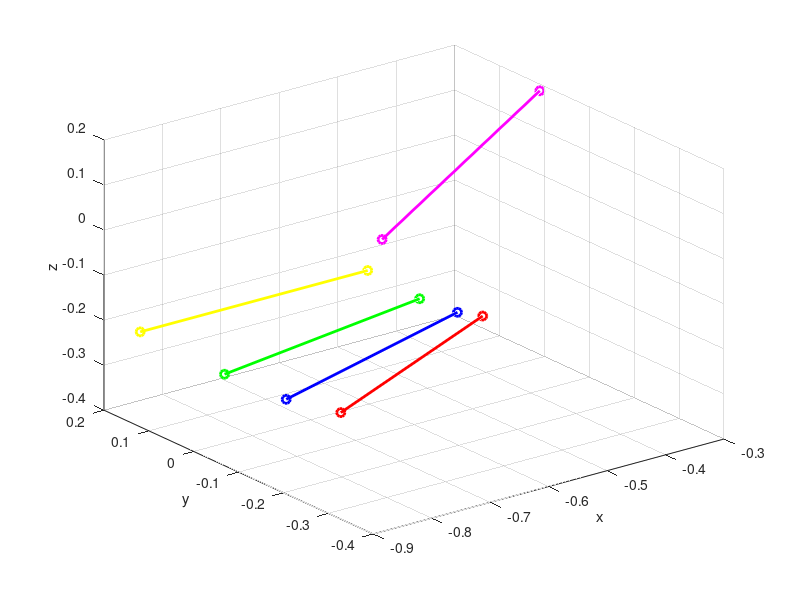

Write the MATLAB code that produced this figure.
clc;
% close all;
clear all;
%% WAM parameters
a = [0 0 0.045 -0.045 0 0 0];

alpha = [-pi/2 pi/2 -pi/2 pi/2 -pi/2 pi/2 0];

d = [0 0 0.55 0 0.3 0 0.060];
%% WAM angles test1:
SP = [-0.00555155	-1.8016	0.029511	2.70739	0.0265679	-0.265047	0.102334];
Ball_1 = [0.268227	-1.88044	-0.376619	0.228989	0.0876109	-0.10643	-0.134596];
Ball_2 = [0.183932	-1.89668	-0.154853	0.270322	-0.271847	-0.31502	0.0977104];
Ball_3 = [0.0494161	-1.89434	-0.151113	0.302024	-0.179571	-0.413779	-0.223162];
Ball_4 = [-0.193501	-1.89443	-0.151067	0.280804	0.486999	-0.320317	-0.121444];

O = [SP; Ball_1; Ball_2; Ball_3; Ball_4];

%% Create WAM struct and saving DH parameters

WAM = struct;
for j=1:5
    WAM(j).A1 = [cos(O(j,1)) sin(O(j,1))*cos(alpha(1)) sin(O(j,1))*sin(alpha(1)) a(1)*cos(O(j,1)); sin(O(j,1)) cos(O(j,1))*cos(alpha(1)) -cos(O(j,1))*sin(alpha(1)) a(1)*sin(O(j,1)); 0 sin(alpha(1)) cos(alpha(1)) d(1); 0 0 0 1];
    WAM(j).A2 = [cos(O(j,2)) sin(O(j,2))*cos(alpha(2)) sin(O(j,2))*sin(alpha(2)) a(2)*cos(O(j,2)); sin(O(j,2)) cos(O(j,2))*cos(alpha(2)) -cos(O(j,2))*sin(alpha(2)) a(2)*sin(O(j,2)); 0 sin(alpha(2)) cos(alpha(2)) d(2); 0 0 0 1];
    WAM(j).A3 = [cos(O(j,3)) sin(O(j,3))*cos(alpha(3)) sin(O(j,3))*sin(alpha(3)) a(3)*cos(O(j,3)); sin(O(j,3)) cos(O(j,3))*cos(alpha(3)) -cos(O(j,3))*sin(alpha(3)) a(3)*sin(O(j,3)); 0 sin(alpha(3)) cos(alpha(3)) d(3); 0 0 0 1];
    WAM(j).A4 = [cos(O(j,4)) sin(O(j,4))*cos(alpha(4)) sin(O(j,4))*sin(alpha(4)) a(4)*cos(O(j,4)); sin(O(j,4)) cos(O(j,4))*cos(alpha(4)) -cos(O(j,4))*sin(alpha(4)) a(4)*sin(O(j,4)); 0 sin(alpha(4)) cos(alpha(4)) d(4); 0 0 0 1];
    WAM(j).A5 = [cos(O(j,5)) sin(O(j,5))*cos(alpha(5)) sin(O(j,5))*sin(alpha(5)) a(5)*cos(O(j,5)); sin(O(j,5)) cos(O(j,5))*cos(alpha(5)) -cos(O(j,5))*sin(alpha(5)) a(5)*sin(O(j,5)); 0 sin(alpha(5)) cos(alpha(5)) d(5); 0 0 0 1];
    WAM(j).A6 = [cos(O(j,6)) sin(O(j,6))*cos(alpha(6)) sin(O(j,6))*sin(alpha(6)) a(6)*cos(O(j,6)); sin(O(j,6)) cos(O(j,6))*cos(alpha(6)) -cos(O(j,6))*sin(alpha(6)) a(6)*sin(O(j,6)); 0 sin(alpha(6)) cos(alpha(6)) d(6); 0 0 0 1];
    WAM(j).A7 = [cos(O(j,7)) sin(O(j,7))*cos(alpha(7)) sin(O(j,7))*sin(alpha(7)) a(7)*cos(O(j,7)); sin(O(j,7)) cos(O(j,7))*cos(alpha(7)) -cos(O(j,7))*sin(alpha(7)) a(7)*sin(O(j,7)); 0 sin(alpha(7)) cos(alpha(7)) d(7); 0 0 0 1];
end

for j=1:5
   WAM(j).DH4 = WAM(j).A1*WAM(j).A2*WAM(j).A3*WAM(j).A4;
   WAM(j).DH7 = WAM(j).A1*WAM(j).A2*WAM(j).A3*WAM(j).A4*WAM(j).A5*WAM(j).A6*WAM(j).A7;
end

figure (1)
plot3([WAM(1).DH4(1,4) WAM(1).DH7(1,4)],[WAM(1).DH4(2,4) WAM(1).DH7(2,4)],[WAM(1).DH4(3,4) WAM(1).DH7(3,4)],'mo-','LineWidth',2),xlabel('x'),ylabel('y'),zlabel('z')
hold on
grid on
plot3([WAM(2).DH4(1,4) WAM(2).DH7(1,4)],[WAM(2).DH4(2,4) WAM(2).DH7(2,4)],[WAM(2).DH4(3,4) WAM(2).DH7(3,4)],'ro-','LineWidth',2)
plot3([WAM(3).DH4(1,4) WAM(3).DH7(1,4)],[WAM(3).DH4(2,4) WAM(3).DH7(2,4)],[WAM(3).DH4(3,4) WAM(3).DH7(3,4)],'bo-','LineWidth',2)
plot3([WAM(4).DH4(1,4) WAM(4).DH7(1,4)],[WAM(4).DH4(2,4) WAM(4).DH7(2,4)],[WAM(4).DH4(3,4) WAM(4).DH7(3,4)],'go-','LineWidth',2)
plot3([WAM(5).DH4(1,4) WAM(5).DH7(1,4)],[WAM(5).DH4(2,4) WAM(5).DH7(2,4)],[WAM(5).DH4(3,4) WAM(5).DH7(3,4)],'yo-','LineWidth',2)

